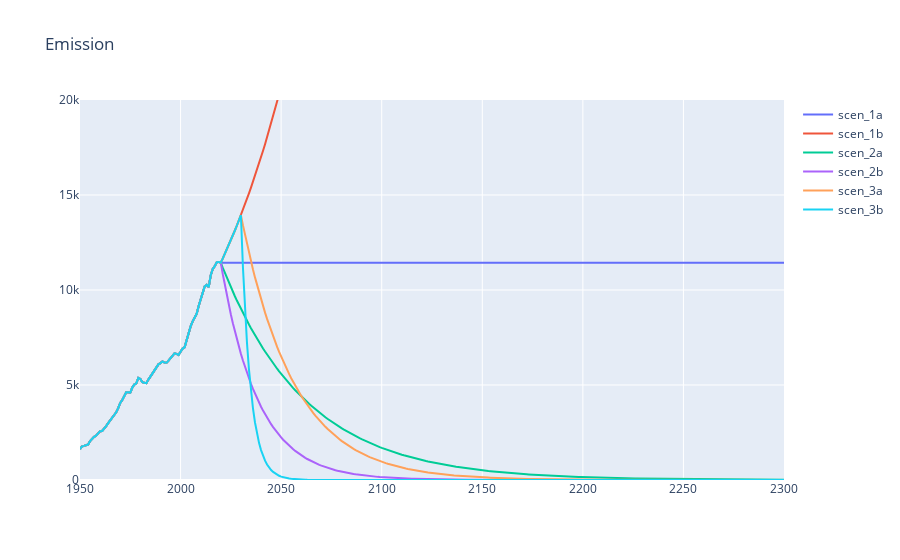

Notebook code for this chart:
### Code cell
draw_scens("Emission", scens, names, 20000)

### Figure 1 — Plotly figure (JSON) as saved in the notebook; plotly's stock layout.template omitted (floating-point values rounded to 4 significant figures; data arrays with more than 128 entries replaced by an {"elided": "..."} marker saying what was removed)
{"data": [{"mode": "lines", "name": "scen_1a", "type": "scatter", "x": {"elided": "351 int values"}, "y": {"elided": "351 int values"}}, {"mode": "lines", "name": "scen_1b", "type": "scatter", "x": {"elided": "351 int values"}, "y": {"elided": "351 int values"}}, {"mode": "lines", "name": "scen_2a", "type": "scatter", "x": {"elided": "351 int values"}, "y": {"elided": "351 int values"}}, {"mode": "lines", "name": "scen_2b", "type": "scatter", "x": {"elided": "351 int values"}, "y": {"elided": "351 int values"}}, {"mode": "lines", "name": "scen_3a", "type": "scatter", "x": {"elided": "351 int values"}, "y": {"elided": "351 int values"}}, {"mode": "lines", "name": "scen_3b", "type": "scatter", "x": {"elided": "351 int values"}, "y": {"elided": "351 int values"}}], "layout": {"autosize": true, "title": {"text": "Emission"}, "xaxis": {"autorange": true, "range": [1950, 2300], "type": "linear"}, "yaxis": {"range": [0, 20000], "type": "linear"}}}
